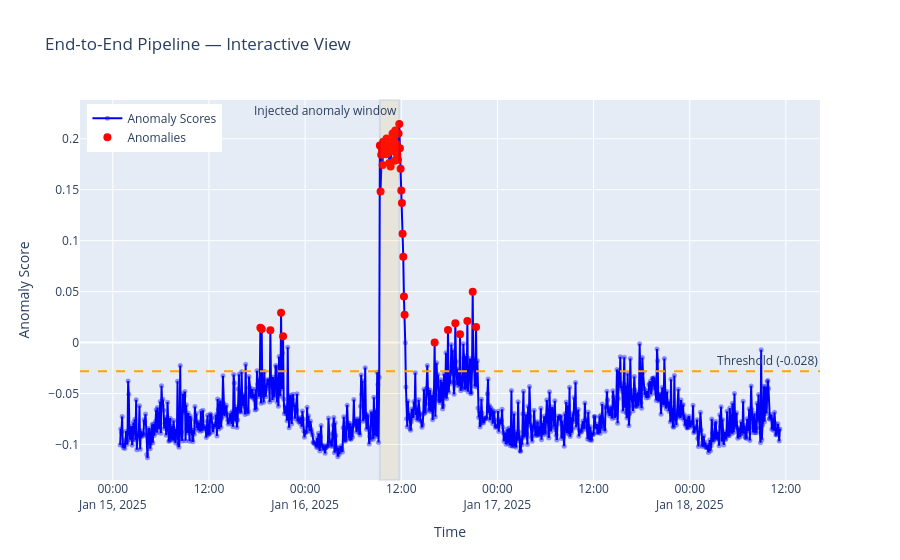

Notebook code cell kept with this figure:
### Markdown cell above
### 5.2 Interactive plot with threshold

Hover over points to see exact timestamps and scores. Zoom into the incident window for detail.

### Code cell
viz.plot_dynamic(
    threshold=threshold,
    title='End-to-End Pipeline — Interactive View',
    xaxis_title='Time',
    yaxis_title='Anomaly Score',
)
